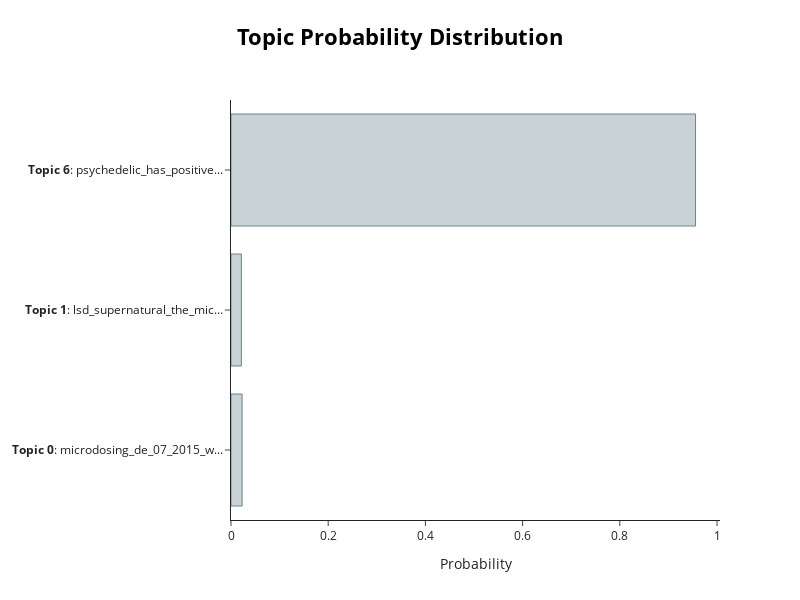

The notebook cell saved with this chart:
### Code cell
topic_distr, _ = topic_model.approximate_distribution(teks_berita, min_similarity=0)
topic_model.visualize_distribution(topic_distr[0])

### Figure 1 — Plotly figure (JSON) as saved in the notebook; plotly's stock layout.template omitted (floating-point values rounded to 4 significant figures)
{"data": [{"marker": {"color": "#C8D2D7", "line": {"color": "#6E8484", "width": 1}}, "orientation": "h", "type": "bar", "x": [0.02282, 0.02135, 0.9558], "y": ["<b>Topic 0</b>: microdosing_de_07_2015_w...", "<b>Topic 1</b>: lsd_supernatural_the_mic...", "<b>Topic 6</b>: psychedelic_has_positive..."]}], "layout": {"height": 600, "hoverlabel": {"bgcolor": "white", "font": {"family": "Rockwell", "size": 16}}, "title": {"font": {"color": "Black", "size": 22}, "text": "<b>Topic Probability Distribution</b>", "x": 0.5, "xanchor": "center", "y": 0.95, "yanchor": "top"}, "width": 800, "xaxis": {"title": {"text": "Probability"}}}}
